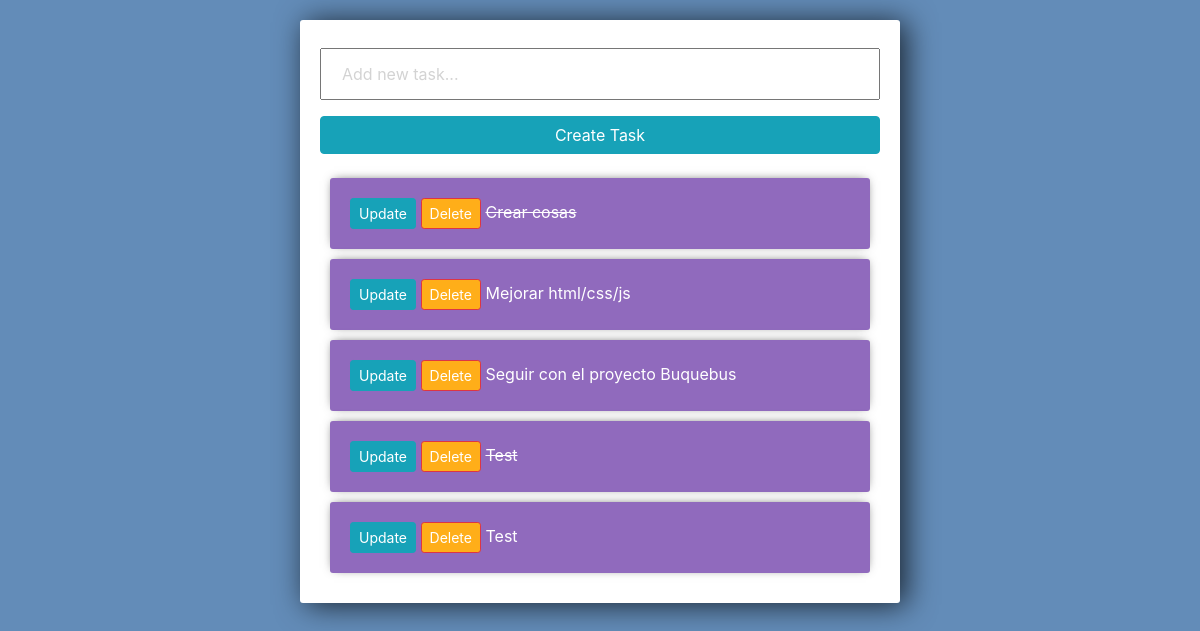
Before: / with the older database file.
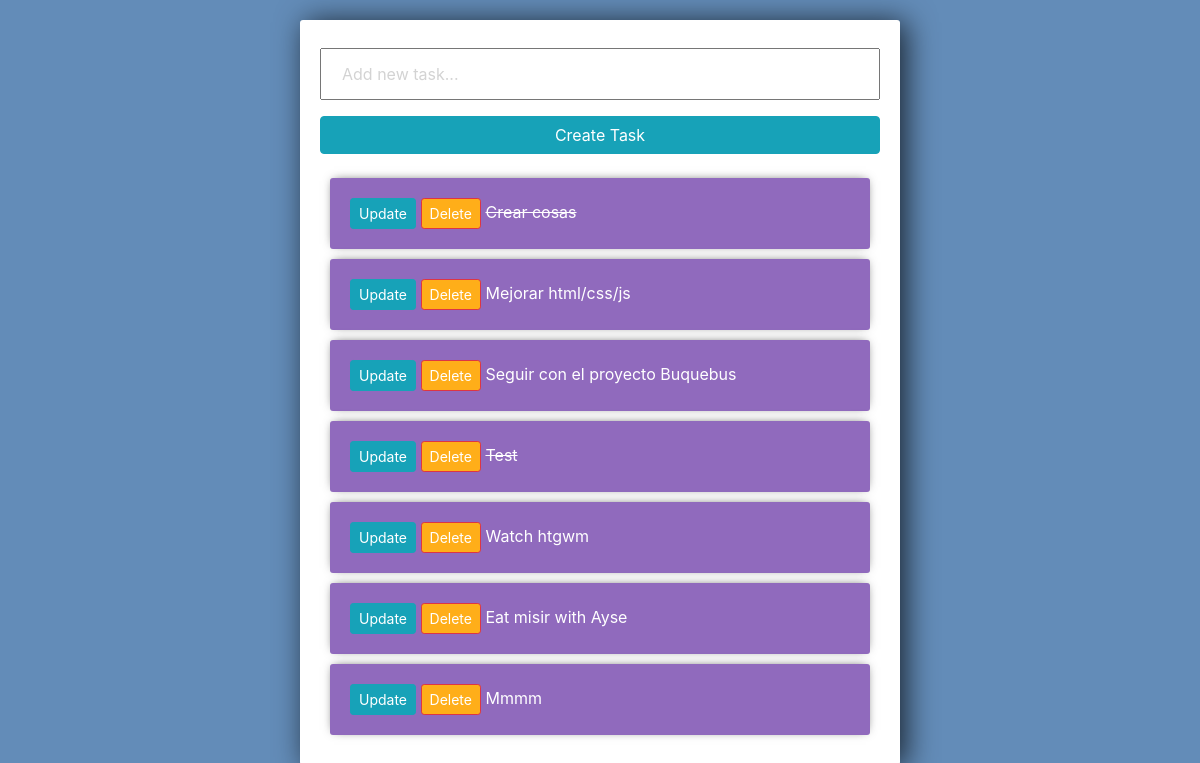
After: the same page with the newer database file.
### tasks/models.py (models this page shows)
class Task(models.Model):
    title = models.CharField(max_length=200)
    complete = models.BooleanField(default=False)
    created = models.DateTimeField(auto_now_add=True)
    def __str__(self):
        return self.title

### tasks/views.py (the view)
# urls.py: path('', views.index, name="list"),
def index(request):
    tasks = Task.objects.all()
    form = TaskForm()
    if request.method == "POST":
        form = TaskForm(request.POST)
        if form.is_valid():
            form.save()
        return redirect("/")
    context = {"tasks":tasks, "form":form}
    return render(request, "tasks/list.html", context)

### tasks/forms.py
class TaskForm(forms.ModelForm):
    title = forms.CharField(widget= forms.TextInput(attrs={"placeholder":"Add new task..."}))
    class Meta:
        model = Task
        fields = "__all__"

### tasks/templates/tasks/list.html (shortened to what this page needs)
<link href="https://stackpath.bootstrapcdn.com/bootstrap/4.5.0/css/
bootstrap.min.css" rel="stylesheet">
<div class="center-column">
  <form method="POST" action="/">
    {{form.title}}
    <input class="btn btn-info" type="submit" value="Create Task">
  </form>
  <div class="todo-list">
  {% for task in tasks %}
    <div class="item-row">
      <a class="btn btn-sm btn-info" href="{% url 'update_task' task.id %}">Update</a>
      <a class="btn btn-sm btn-danger" href="{% url 'delete' task.id %}">Delete</a>
      {% if task.complete == True %}
      <strike>{{task}}</strike>
      {% else %}
      <span>{{task}}</span>
      {% endif %}
    </div>
  {% endfor %}
  </div>
</div>

Changed rows visible on the page:
removed Task: title "Test"
added Task: title "Watch htgwm"
added Task: title "Eat misir with Ayse"
added Task: title "Mmmm"
